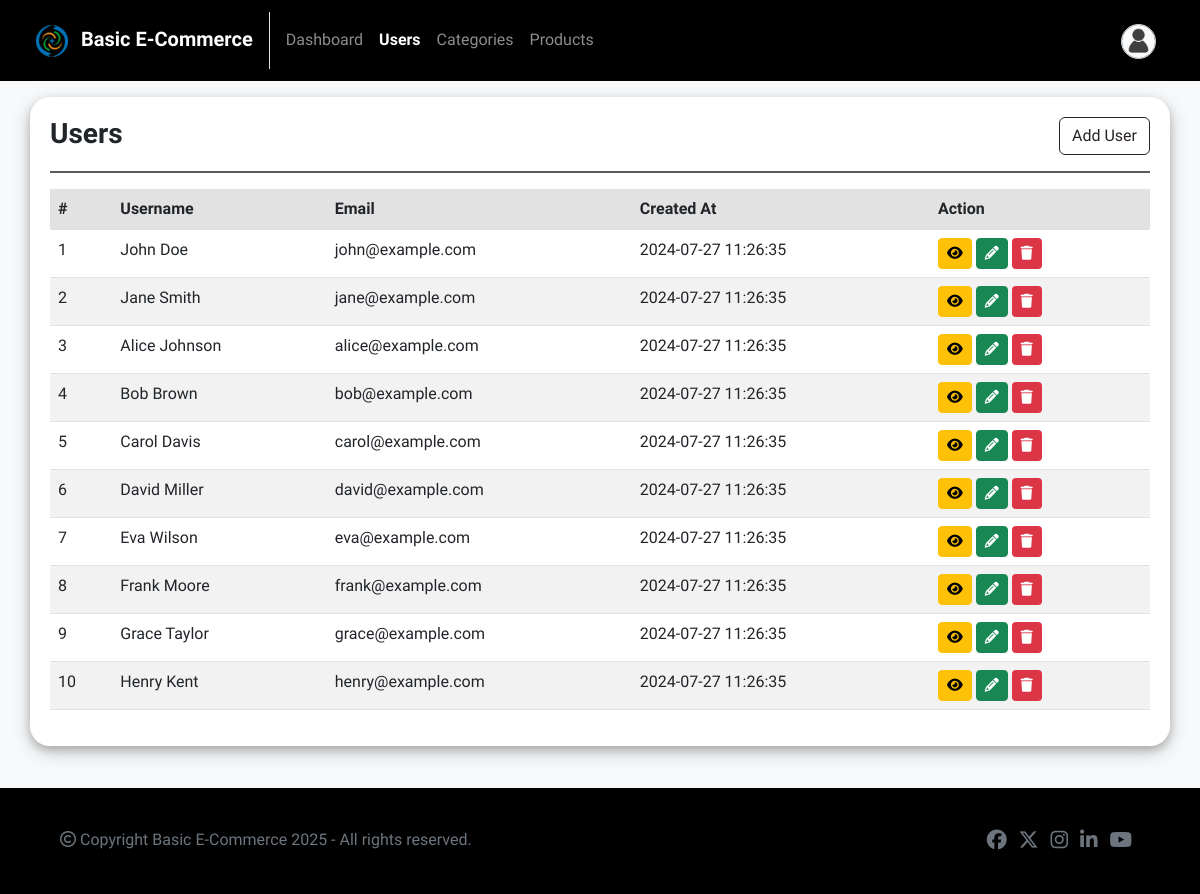
The page /admin/users.php (signed in) on the database its author committed.
### tables this page shows
CREATE TABLE `users` (
  `id` INT AUTO_INCREMENT PRIMARY KEY,
  `username` varchar(255) NOT NULL,
  `email` varchar(255) UNIQUE NOT NULL,
  `role` char(1) NOT NULL DEFAULT 'u',
  `password` varchar(255) NOT NULL,
  `image` varchar(255) DEFAULT NULL,
  `created_at` datetime NOT NULL DEFAULT current_timestamp()
);

### admin/users.php (the view, shortened to what this page needs)
<?php
include("../includes/db-connection.php");
?>
<!DOCTYPE html>
<html lang="en">
<head>
    <?php include("../includes/head-contents.php"); ?>
</head>
<body>
    <?php include("navbar.php"); ?>
    <div class="container mt-1 mb-5">
        <div class="row">
            <div class="box">
                <div class="row">
                    <div class="col-8">
                        <h3 class="fw-bold my-0">Users</h3>
                    </div>
                    <div class="col-4 text-end">
                        <a href="user-create.php" class="btn btn-outline-danger">Add User</a>
                    </div>
                </div>
                <hr>
                <div class="table-responsive crud-table">
                <?php
                $sql = "SELECT * FROM users WHERE role = 'u' ORDER BY created_at DESC";
                $stmt = $conn->prepare($sql);
                $stmt->execute();
                $result = $stmt->get_result();
                if($result->num_rows > 0) { ?>
                <table class="table table-striped">
                    <tr class="sticky-header">
                        <th>#</th>
                        <th>Username</th>
                        <th>Email</th>
                        <th>Created At</th>
                        <th>Action</th>
                    </tr>
                    <?php $i = 1; while($user = $result->fetch_assoc()) { ?>
                    <tr>
                        <td><?php echo $i++; ?></td>
                        <td><?php echo $user['username'] ?></td>
                        <td><?php echo $user['email'] ?></td>
                        <td><?php echo $user['created_at'] ?></td>
                        <td class="action-column">
                            <a href="user-view.php?id=<?php echo $user['id'] ?>" class="btn btn-warning btn-sm" title="View"><i class="fa fa-eye"></i></a>
                            <a href="user-update.php?id=<?php echo $user['id'] ?>" class="btn btn-success btn-sm" title="Edit"><i class="fa fa-pencil"></i></a>
                            <form action="user-delete.php" method="POST" class="d-inline-block">
                                <button type="submit" name="delete" class="btn btn-trash btn-sm" title="Delete" onclick="return confirm('Are you sure you want to remove this record?');"><i class="fa fa-trash"></i></button>
                            </form>
                        </td>
                    </tr>
                    <?php } ?>
                </table>
                <?php } else { ?>
                    <span class="fw-bold">No record found!</span>
                <?php } ?>
                </div>
            </div>
        </div>
    </div>
    <?php include("../includes/footer.php"); ?>
</body>
</html>

### css/styles.css (style rules this page uses)
:root { --mainColor: #292321; --bodyBackgroundColor: #f8f9fa; --buttonHoverColor: #0a0a0a; --formControlFocusBorderColor: rgba(33, 37, 41, 0.3); --formControlFocusShadowColor: rgba(33, 37, 41, 0.6); --navbarBackgroundColor: #000000; --footerBackgroundColor: #000000; }
* { font-family: 'Cabin', Helvetica, sans-serif; }
body { min-height: 100vh; position: relative; margin: 0; padding-bottom: 100px; box-sizing: border-box; background-color: var(--bodyBackgroundColor); }
.box { box-shadow: 0 4px 8px 0 rgba(0, 0, 0, 0.2), 0 6px 20px 0 rgba(0, 0, 0, 0.19); padding: 20px; border-radius: 20px; background-color: #ffffff; }
hr { border: 1.5px solid var(--mainColor); opacity: 75%; }
.btn-outline-danger { border-color: var(--mainColor) !important; }
.text-danger, .btn-outline-danger { color: var(--mainColor) !important; }
.crud-table { min-height: 250px !important; max-height: 550px !important; }
.crud-table .action-column { white-space: nowrap; }
.btn-trash { background-color: #dc3545 !important; color:#fff !important; }
.crud-table .sticky-header th { position: sticky; top: 0; z-index: 1; background-color: #eeeeee; }

### rows shown on the page
users: username "John Doe", email "john@example.com", created_at "2024-07-27 11:26:35"
users: username "Jane Smith", email "jane@example.com", created_at "2024-07-27 11:26:35"
users: username "Alice Johnson", email "alice@example.com", created_at "2024-07-27 11:26:35"
users: username "Bob Brown", email "bob@example.com", created_at "2024-07-27 11:26:35"
users: username "Carol Davis", email "carol@example.com", created_at "2024-07-27 11:26:35"
users: username "David Miller", email "david@example.com", created_at "2024-07-27 11:26:35"
users: username "Eva Wilson", email "eva@example.com", created_at "2024-07-27 11:26:35"
users: username "Frank Moore", email "frank@example.com", created_at "2024-07-27 11:26:35"
users: username "Grace Taylor", email "grace@example.com", created_at "2024-07-27 11:26:35"
users: username "Henry Kent", email "henry@example.com", created_at "2024-07-27 11:26:35"

### other values the page prints
WEBSITE_NAME "Basic E-Commerce"
